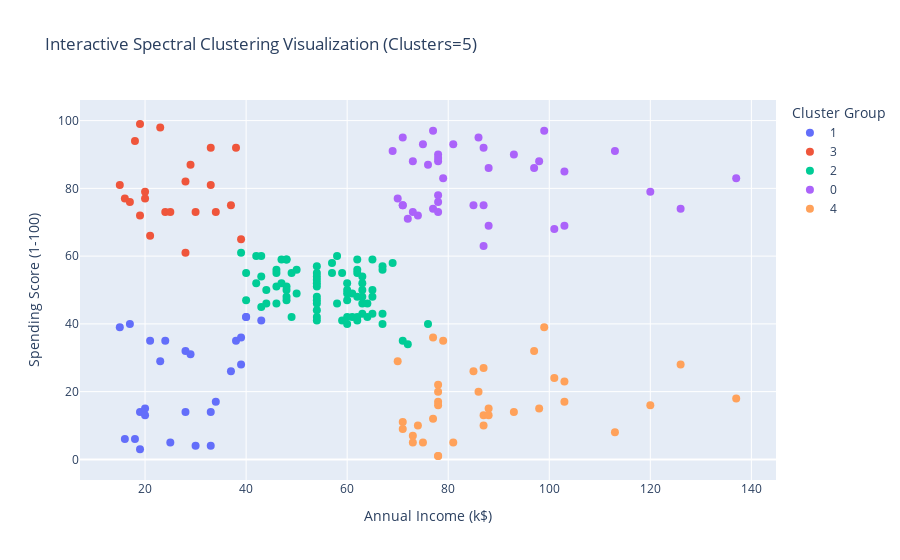

Notebook code for this chart:
### Code cell
import pandas as pd
import numpy as np
import matplotlib.pyplot as plt
import seaborn as sns
from sklearn.cluster import SpectralClustering
from sklearn.metrics import silhouette_score
import plotly.express as px

# Load dataset
dataset = pd.read_csv("cluster.csv")

# Selecting columns for clustering
datasett = dataset.iloc[:, [3, 4]].copy()

# Function to determine the optimal number of clusters using silhouette scores
def find_optimal_clusters(data, max_clusters=10):
    silhouette_scores = []
    for n_clusters in range(2, max_clusters + 1):
        clustering = SpectralClustering(
            n_clusters=n_clusters,
            affinity='nearest_neighbors',
            random_state=42
        ).fit(data)
        score = silhouette_score(data, clustering.labels_)
        silhouette_scores.append((n_clusters, score))
    return silhouette_scores

# Find silhouette scores and determine the optimal number of clusters
scores = find_optimal_clusters(datasett, max_clusters=10)
optimal_clusters = max(scores, key=lambda x: x[1])[0]

# Plot silhouette scores
plt.figure(figsize=(10, 6))
plt.plot([x[0] for x in scores], [x[1] for x in scores], marker='o', color='b')
plt.title("Silhouette Scores for Optimal Clusters")
plt.xlabel("Number of Clusters")
plt.ylabel("Silhouette Score")
plt.grid()
plt.show()

# Apply Spectral Clustering with the optimal number of clusters
clusmodel = SpectralClustering(
    n_clusters=optimal_clusters,
    affinity='nearest_neighbors',
    random_state=42
)
labels = clusmodel.fit_predict(datasett)
datasett['Cluster_group'] = labels

# Plot clusters with convergence lines (Static Plot)
plt.figure(figsize=(12, 8))
palette = sns.color_palette("husl", optimal_clusters)

for cluster in range(optimal_clusters):
    cluster_points = datasett[datasett['Cluster_group'] == cluster]
    plt.scatter(
        cluster_points.iloc[:, 0],
        cluster_points.iloc[:, 1],
        label=f'Cluster {cluster}',
        color=palette[cluster]
    )

    # Calculate the medoid of the cluster and draw convergence lines
    cluster_medoid = cluster_points.iloc[:, :2].mean(axis=0)
    for _, point in cluster_points.iterrows():
        plt.plot([point.iloc[0], cluster_medoid[0]],
                 [point.iloc[1], cluster_medoid[1]], 'k--', alpha=0.2)

plt.title("Spectral Clustering with Convergence Lines")
plt.xlabel("Feature 1")
plt.ylabel("Feature 2")
plt.legend()
plt.show()

# Interactive Cluster Plot (Using Plotly)
fig = px.scatter(
    datasett,
    x=datasett.columns[0],
    y=datasett.columns[1],
    color=datasett['Cluster_group'].astype(str),
    title=f"Interactive Spectral Clustering Visualization (Clusters={optimal_clusters})",
    labels={'color': 'Cluster Group'}
)
fig.update_traces(marker=dict(size=8))
fig.show()

### Figure 1 — Plotly figure (JSON) as saved in the notebook; plotly's stock layout.template omitted (floating-point values rounded to 4 significant figures)
{"data": [{"hovertemplate": "Cluster Group=1<br>Annual Income (k$)=%{x}<br>Spending Score (1-100)=%{y}<extra></extra>", "legendgroup": "1", "marker": {"color": "#636efa", "size": 8, "symbol": "circle"}, "mode": "markers", "name": "1", "orientation": "v", "showlegend": true, "type": "scatter", "x": [15, 16, 17, 18, 19, 19, 20, 20, 21, 23, 24, 25, 28, 28, 29, 30, 33, 33, 34, 37, 38, 39, 39, 40, 40, 43], "xaxis": "x", "y": [39, 6, 40, 6, 3, 14, 15, 13, 35, 29, 35, 5, 14, 32, 31, 4, 4, 14, 17, 26, 35, 36, 28, 42, 42, 41], "yaxis": "y"}, {"hovertemplate": "Cluster Group=3<br>Annual Income (k$)=%{x}<br>Spending Score (1-100)=%{y}<extra></extra>", "legendgroup": "3", "marker": {"color": "#EF553B", "size": 8, "symbol": "circle"}, "mode": "markers", "name": "3", "orientation": "v", "showlegend": true, "type": "scatter", "x": [15, 16, 17, 18, 19, 19, 20, 20, 21, 23, 24, 25, 28, 28, 29, 30, 33, 33, 34, 37, 38, 39], "xaxis": "x", "y": [81, 77, 76, 94, 72, 99, 77, 79, 66, 98, 73, 73, 82, 61, 87, 73, 92, 81, 73, 75, 92, 65], "yaxis": "y"}, {"hovertemplate": "Cluster Group=2<br>Annual Income (k$)=%{x}<br>Spending Score (1-100)=%{y}<extra></extra>", "legendgroup": "2", "marker": {"color": "#00cc96", "size": 8, "symbol": "circle"}, "mode": "markers", "name": "2", "orientation": "v", "showlegend": true, "type": "scatter", "x": [39, 40, 40, 42, 42, 43, 43, 43, 44, 44, 46, 46, 46, 46, 47, 47, 48, 48, 48, 48, 48, 48, 49, 49, 50, 50, 54, 54, 54, 54, 54, 54, 54, 54, 54, 54, 54, 54, 57, 57, 58, 58, 59, 59, 60, 60, 60, 60, 60, 60, 61, 61, 62, 62, 62, 62, 62, 62, 63, 63, 63, 63, 63, 63, 64, 64, 65, 65, 65, 65, 67, 67, 67, 67, 69, 71, 72, 76], "xaxis": "x", "y": [61, 55, 47, 52, 60, 54, 60, 45, 50, 46, 51, 46, 56, 55, 52, 59, 51, 59, 50, 48, 59, 47, 55, 42, 49, 56, 47, 54, 53, 48, 52, 42, 51, 55, 41, 44, 57, 46, 58, 55, 60, 46, 55, 41, 49, 40, 42, 52, 47, 50, 42, 49, 41, 48, 59, 55, 56, 42, 50, 46, 43, 48, 52, 54, 42, 46, 48, 50, 43, 59, 43, 57, 56, 40, 58, 35, 34, 40], "yaxis": "y"}, {"hovertemplate": "Cluster Group=0<br>Annual Income (k$)=%{x}<br>Spending Score (1-100)=%{y}<extra></extra>", "legendgroup": "0", "marker": {"color": "#ab63fa", "size": 8, "symbol": "circle"}, "mode": "markers", "name": "0", "orientation": "v", "showlegend": true, "type": "scatter", "x": [69, 70, 71, 71, 71, 72, 73, 73, 74, 75, 76, 77, 77, 78, 78, 78, 78, 78, 78, 79, 81, 85, 86, 87, 87, 87, 88, 88, 93, 97, 98, 99, 101, 103, 103, 113, 120, 126, 137], "xaxis": "x", "y": [91, 77, 95, 75, 75, 71, 88, 73, 72, 93, 87, 97, 74, 90, 88, 76, 89, 78, 73, 83, 93, 75, 95, 63, 75, 92, 86, 69, 90, 86, 88, 97, 68, 85, 69, 91, 79, 74, 83], "yaxis": "y"}, {"hovertemplate": "Cluster Group=4<br>Annual Income (k$)=%{x}<br>Spending Score (1-100)=%{y}<extra></extra>", "legendgroup": "4", "marker": {"color": "#FFA15A", "size": 8, "symbol": "circle"}, "mode": "markers", "name": "4", "orientation": "v", "showlegend": true, "type": "scatter", "x": [70, 71, 71, 73, 73, 74, 75, 77, 77, 78, 78, 78, 78, 78, 78, 79, 81, 85, 86, 87, 87, 87, 88, 88, 93, 97, 98, 99, 101, 103, 103, 113, 120, 126, 137], "xaxis": "x", "y": [29, 11, 9, 5, 7, 10, 5, 12, 36, 22, 17, 20, 16, 1, 1, 35, 5, 26, 20, 27, 13, 10, 13, 15, 14, 32, 15, 39, 24, 17, 23, 8, 16, 28, 18], "yaxis": "y"}], "layout": {"autosize": true, "legend": {"title": {"text": "Cluster Group"}, "tracegroupgap": 0}, "title": {"text": "Interactive Spectral Clustering Visualization (Clusters=5)"}, "xaxis": {"anchor": "y", "autorange": true, "domain": [0, 1], "range": [7.348, 144.7], "title": {"text": "Annual Income (k$)"}, "type": "linear"}, "yaxis": {"anchor": "x", "autorange": true, "domain": [0, 1], "range": [-8.026, 108.0], "title": {"text": "Spending Score (1-100)"}, "type": "linear"}}}
